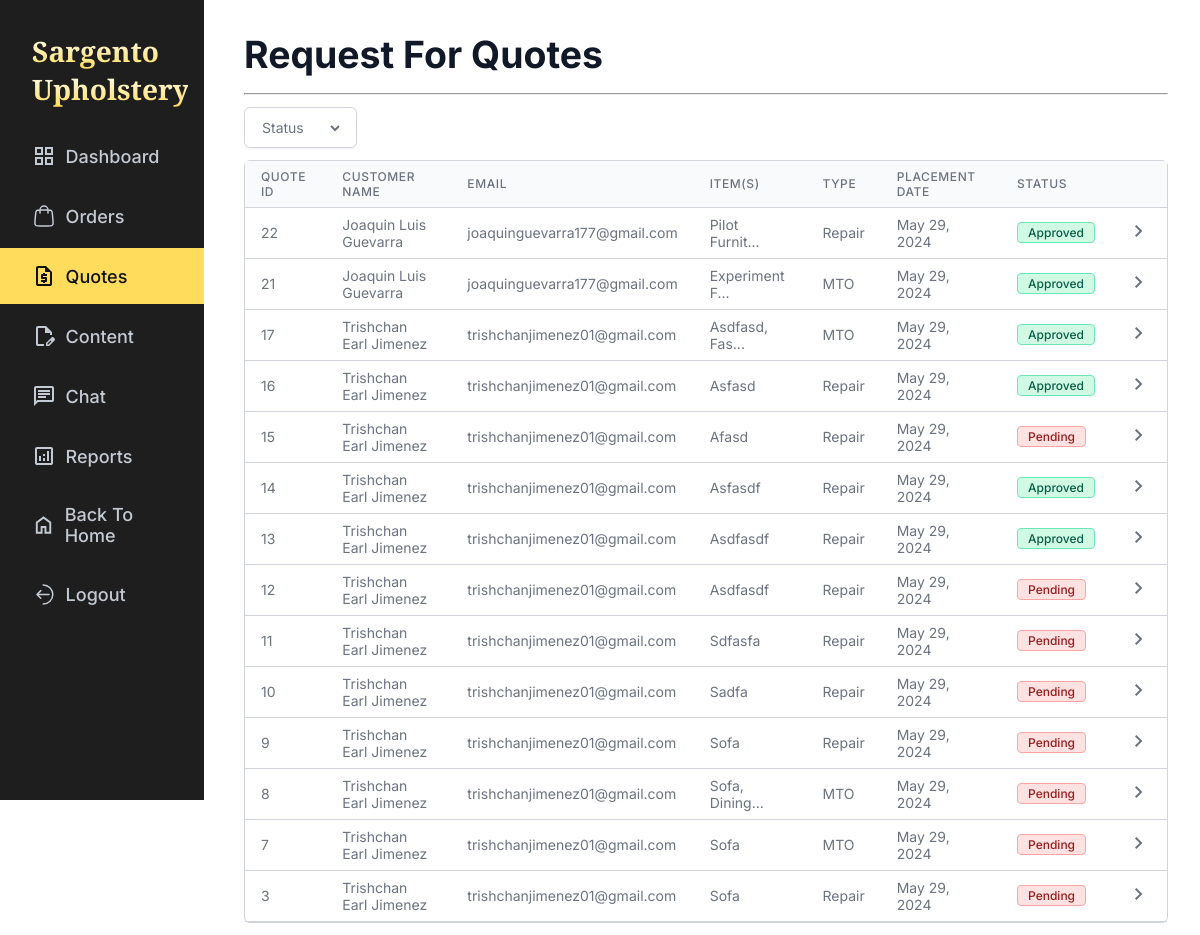
Before: /admin/quotations.php (signed in) with the older database file.
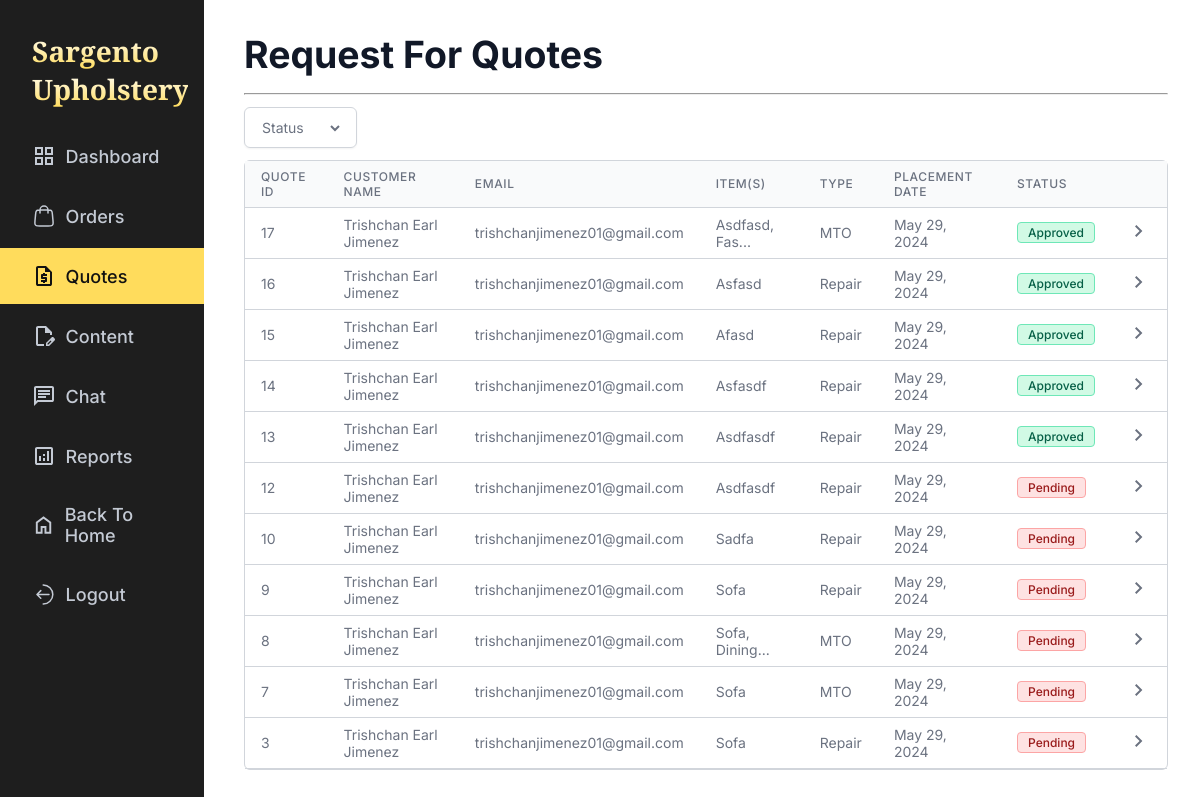
After: the same page with the newer database file.
### tables this page shows
CREATE TABLE `quotes` (
  `quote_id` int NOT NULL,
  `customer_id` int DEFAULT NULL,
  `service_type` enum('','repair','mto') DEFAULT NULL,
  `total_price` float DEFAULT NULL,
  `quote_status` enum('pending','approved','modified','rejected','accepted','cancelled') DEFAULT 'pending',
  `rejection_reason` text,
  `created_at` timestamp NULL DEFAULT CURRENT_TIMESTAMP,
  `updated_at` timestamp NULL DEFAULT CURRENT_TIMESTAMP ON UPDATE CURRENT_TIMESTAMP
);

CREATE TABLE `users` (
  `user_id` int NOT NULL,
  `name` varchar(255) DEFAULT NULL,
  `email` varchar(255) NOT NULL,
  `password` char(255) NOT NULL,
  `user_type` enum('customer','admin') NOT NULL,
  `contact_number` varchar(11) NOT NULL,
  `token_hash` varchar(255) DEFAULT NULL,
  `token_expiry` datetime DEFAULT NULL
);

### admin/quotations.php (the view, shortened to what this page needs)
<?php
    require '../database_connection.php';
    $status_filter = isset($_GET['quote-status']) ? $_GET['quote-status'] : 'default';
    $quotationSql = "
        SELECT
            Q.quote_id,
            U.name,
            U.email,
            q.service_type AS type,
            GROUP_CONCAT(CONCAT(UPPER(SUBSTRING(I.furniture, 1, 1)), LOWER(SUBSTRING(I.furniture, 2))) SEPARATOR ', ') AS item,
            q.created_at AS placement_date,
            q.quote_status AS status
        FROM
            quotes Q
        JOIN
            users U ON U.user_id = Q.customer_id
        LEFT JOIN
            items I USING(quote_id)
        GROUP BY
            Q.quote_id
    ";
    if($status_filter !== 'default') {
        $quotationSql .= " HAVING status = :status_filter ";
    } else {
        $quotationSql .= "
            HAVING status = 'pending'
            OR status = 'approved'
        ";
    }
    $quotationSql .= " ORDER BY Q.quote_id DESC";
    $stmt = $conn->prepare($quotationSql);
    $stmt->execute();
    $quotations = $stmt->fetchAll(PDO::FETCH_ASSOC);
?>
<!DOCTYPE html>
<html lang="en">
<head>
    <link rel="stylesheet" href="../css/global.css">
    <link rel="stylesheet" href="../css/admin/quotations.css">
</head>
<body>
    <div class="orders">
        <?php require 'sidebar.php' ?>
        <div class="order-list">
            <p class="main-title">Request For Quotes</p>
            <hr class="divider">
            <form class="order-filters" method="get" action="">
                <div class="filter-type selector-container">
                    <select name="quote-status" id="" class="selector">
                        <option value="default">Status</option>
                    </select>
                </div>
            </form>
            <table class="order-table">
                <thead>
                    <tr>
                        <th>Quote Id</th>
                        <th>Customer Name</th>
                        <th>Email</th>
                        <th>Item(s)</th>
                        <th>Type</th>
                        <th>Placement Date</th>
                        <th>Status</th>
                        <th></th>
                    </tr>
                </thead>
                <tbody>
                    <?php
                        foreach($quotations AS $quote) {
                            $date = date('M d, Y', strtotime($quote['placement_date']));
                            $type = ($quote['type'] === "mto") ? "MTO" : "Repair";
                            $status = $quote['status'];
                            $status_text = ($status === "pending") ? "Pending" : "Approved";
                            $item = ucwords($quote['item']);
                            if (strlen($item) > 12) {
                                $item = substr($item, 0, 12) . '...';
                                $item_display = "
                                    <span class='item-display'>
                                        {$quote['item']}
                                    </span>
                                ";
                            } else {
                                $item_display = "";
                            }
                            echo "
                            <tr data-id='{$quote['quote_id']}'>
                                <td>{$quote['quote_id']}</td>
                                <td>{$quote['name']}</td>
                                <td>{$quote['email']}</td>
                                <td class='item'>
                                    {$item}
                                    {$item_display}
                                </td>
                                <td>{$type}</td>
                                <td>{$date}</td>
                                <td class='prod-status status'>
                                    <span data-prod-status='{$status}'>{$status_text}</span>
                                </td>
                                <td class='chevron-right'>
                                    <a href='quotation_details.php?quote-id={$quote['quote_id']}'>
                                        <svg xmlns='http://www.w3.org/2000/svg' height='24px' viewBox='0 -960 960 960' width='24px' fill='#6B7280'><path d='M504-480 320-664l56-56 240 240-240 240-56-56 184-184Z'/></svg>
                                    </a>
                                </td>
                            </tr>
                            ";
                        }
                   ?>
                </tbody>
            </table>
        </div>
    </div>
</body>
</html>

Changed rows visible on the page:
removed quotes: quote_id "22", customer.name "Joaquin Luis Guevarra", customer.email "joaquinguevarra177@gmail.com", item "Pilot Furnit...", service_type "Repair", created_at "May 29, 2024", quote_status "Approved"
removed quotes: quote_id "21", customer.name "Joaquin Luis Guevarra", customer.email "joaquinguevarra177@gmail.com", item "Experiment F...", service_type "MTO", created_at "May 29, 2024", quote_status "Approved"
no longer on this page (row edited): quotes: quote_id "11", customer.name "Trishchan Earl Jimenez", customer.email "trishchanjimenez01@gmail.com", item "Sdfasfa", service_type "Repair", created_at "May 29, 2024", quote_status "Pending"
changed quotes id 15: quote_status "Pending" → "Approved"
